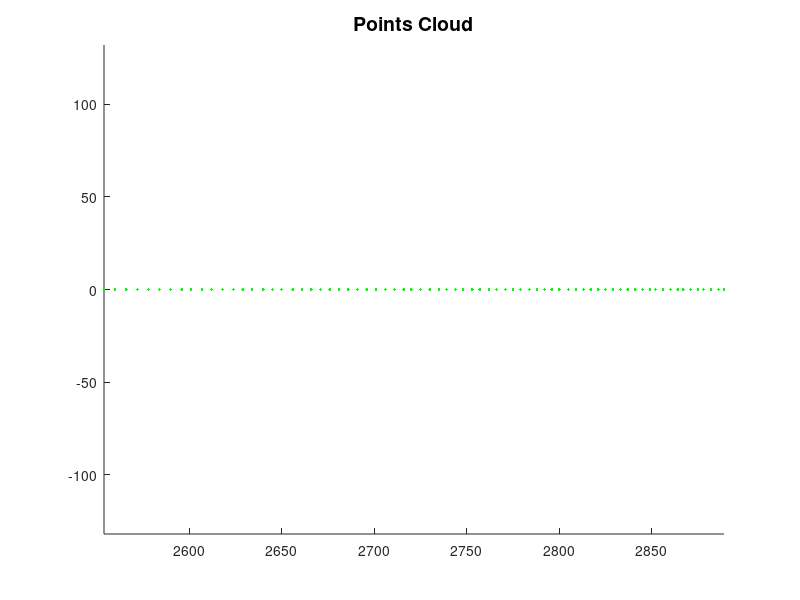
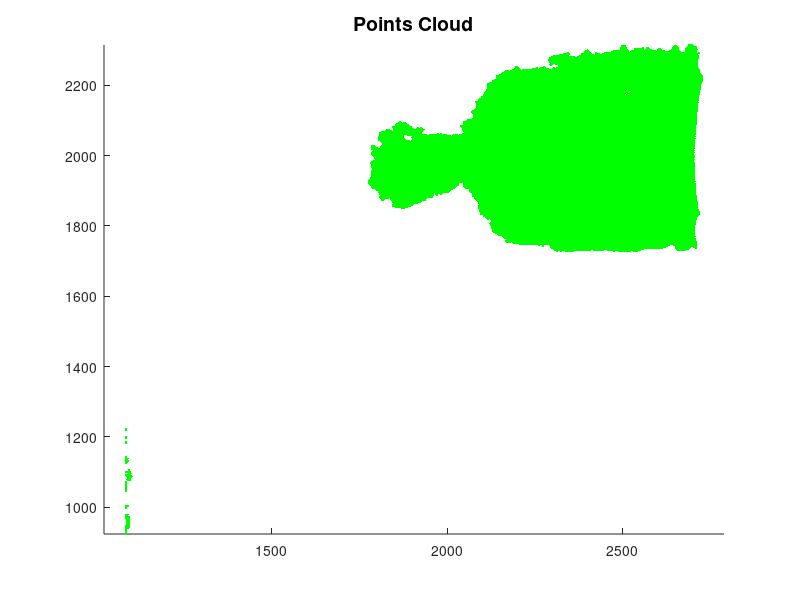
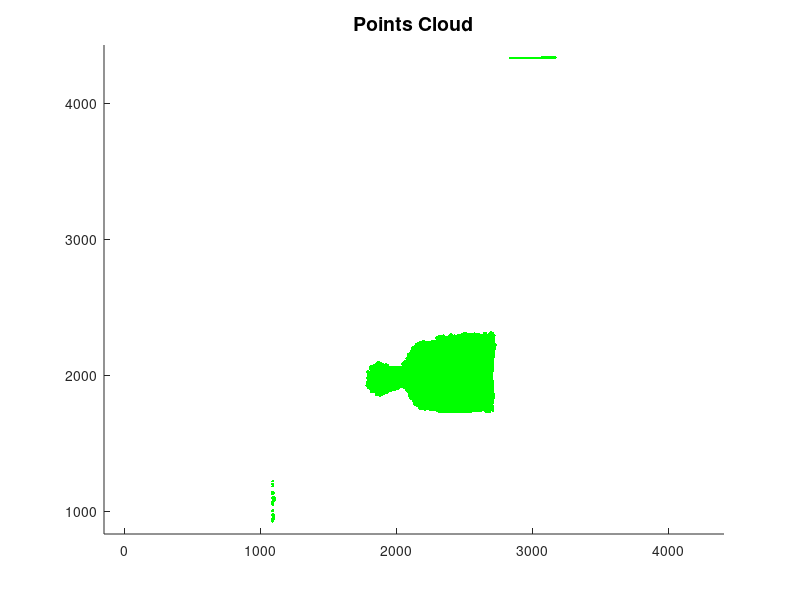

These charts were generated, in order, by the following MATLAB code:
clear all
clc


load('point1.txt');    
load('point2.txt');
b1=point1;
b2=point2;



save('b1.mat')
save('b2.mat')

figure(3);
hold on
axis equal
title('Points Cloud','fontsize',14)
plot3(b1(:,1),b1(:,2),b1(:,3),'g.')      

figure(4);
hold on
axis equal
title('Points Cloud','fontsize',14)
plot3(b2(:,1),b2(:,2),b2(:,3),'g.')


% adjust this matrix for setup the right position
% of kinect
Q1=[2670    1736 - 50   2910];
Q2=[2654    2305 - 50   2889];
Q3=[1786    1954 - 50   2944];
P1=[2706 - 50    2375    2829 - 70 ];
P2=[2700 - 50   1790    2792 - 70 ];
P3=[1781 - 50   2052    2875 - 70];				       

V1=P2-P1;
V11=P3-P1;

W1=Q2-Q1;
W11=Q3-Q1;

V3=cross(V1,V11);
W3=cross(W1,W11);

V2=cross(V3,V1);
W2=cross(W3,W1);

v1=V1/norm(V1);
v2=V2/norm(V2);
v3=V3/norm(V3);

w1=W1/norm(W1);
w2=W2/norm(W2);
w3=W3/norm(W3);

v=[v1 
   v2 
   v3];

w=[w1
    w2
    w3];

R=inv(v)*w;          
S=Q1-P1*R;           

load('point1.txt');
[m,n]=size(point1);

T=repmat(S,m,1);          

P=point1*R+T;         

save('P.mat')

p=[P;point2];         

save('p.mat')        

figure(5);
hold on
axis equal
title('Points Cloud','fontsize',14);
plot3(p(:,1),p(:,2),p(:,3),'g.')      

